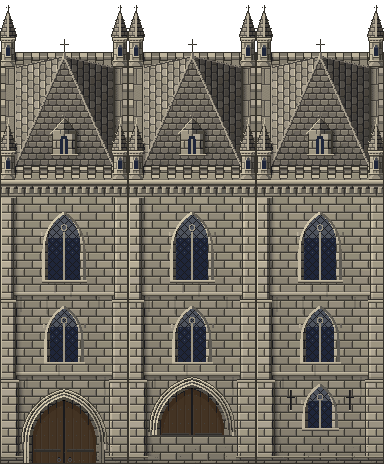
#> input picture frontend/src/assets/tilesets/castle_ruins_exterior/castle_tower.png, 384 x 464 px, found by its file name
$ python castleObjects.py ../../frontend/src/assets/tilesets/castle_ruins_exterior/castle_tower.png
#> lines starting #> are read from the running program, lines starting #| are printed output that depends on the picture
# The castle's tall sprites as map-object sheets (the renderer draws an object w x h tiles, its bottom on its cell's bottom edge, frames side by
# side): the art scripts' sprites padded to whole tiles, and the tower's frames for the ways a tower meets its walls.
#   castle_tower_obj.png      5 frames, each 4 x 15 tiles (128 x 480): the tower art (castleTower.py, 464 px tall) at the bottom of the frame; the
#                             object stands on its footprint's last row and is drawn spriteDy = 28 px lower, so its foot hangs into the row below
#                             its footprint as the walls' faces do
#                             0 a door on the ground   1 no door   2 no door, columns 1-3 stopping at the footprint (a wall runs south from them)
#                             3 no door, columns 0-2 stopping   4 no door, all four stopping
#   castle_keep_obj.png       20 x 22 tiles (640 x 704): the keep (castleKeep.py, 700 px) at the bottom
#   castle_gatehouse_obj.png  2 frames, each 6 x 11 tiles (192 x 352): the gatehouse (castleGatehouse.py, 330 px) at the bottom, its see-through
#                             opening kept; 0 open, 1 closed (castle_gatehouse_closed.png, the portcullis down)
#   castle_gatehouse_inner_obj.png  2 frames, each 4 x 8 tiles (128 x 256): the inner ward's gatehouse (castleGatehouse.py inner, 250 px) at
#                             the bottom; 0 open, 1 closed (inner,closed)
#   python3 castleObjects.py <castle_ruins_exterior dir>
import sys, os
import numpy as np
from PIL import Image

D = sys.argv[1]
def load(n): return np.asarray(Image.open(os.path.join(D, n)).convert('RGBA'))
#> called with n = 'castle_tower.png'
#> returned value is the input picture: shape (464, 384, 4); mean R, G, B, A 101.5, 96.5, 86.2, 230.8
def save(n, a): Image.fromarray(a, 'RGBA').save(os.path.join(D, n), optimize=True)
def pad_top(a, h):
    out = np.zeros((h, a.shape[1], 4), np.uint8)
    out[h - a.shape[0]:] = a
    return out

tower = load('castle_tower.png')                 # 3 frames of 128 x 464: door on the ground, door on the walk, no door
TW, TH, CUT = 128, tower.shape[0], 28
#> TW = 128; TH = 464; CUT = 28
door, none = tower[:, 0:TW], tower[:, 2 * TW:3 * TW]
def cut(frame, cols):
    f = frame.copy()
    for k in cols: f[TH - CUT:, k * 32:(k + 1) * 32] = 0
#> f: shape (464, 128, 4); mean R, G, B, A 97.6, 93.2, 83.8, 219.2
    return f
frames = [door, none, cut(none, [1, 2, 3]), cut(none, [0, 1, 2]), cut(none, [0, 1, 2, 3])]
#> the loop in cut (call 2), `for k in cols: f[TH - CUT:, k * 32:(k + 1) * 32] = 0` made 3 passes
#> after the loop in cut (call 2), `for k in cols: f[TH - CUT:, k * 32:(k + 1) * 32] = 0`:
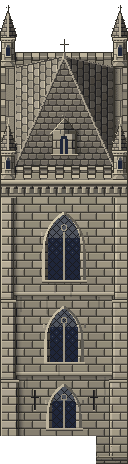
#> f: shape (464, 128, 4); mean R, G, B, A 97.7, 93.3, 83.8, 219.2; transparent parts drawn white
#> the loop in cut (call 3), `for k in cols: f[TH - CUT:, k * 32:(k + 1) * 32] = 0` made 4 passes
#> after the loop in cut (call 3), `for k in cols: f[TH - CUT:, k * 32:(k + 1) * 32] = 0`:
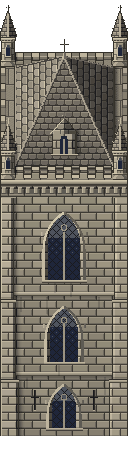
#> f: shape (464, 128, 4); mean R, G, B, A 96, 91.6, 82.4, 215.4; transparent parts drawn white
H = 480                                          # (15 tiles: the art padded 16 px at the top)
sheet = np.concatenate([pad_top(f, H) if f.shape[0] <= H else f[-H:] for f in frames], axis=1)
#> in pad_top (call 2), `out = np.zeros((h, a.shape[1], 4), np.uint8)`: out: shape (480, 128, 4); every value is 0
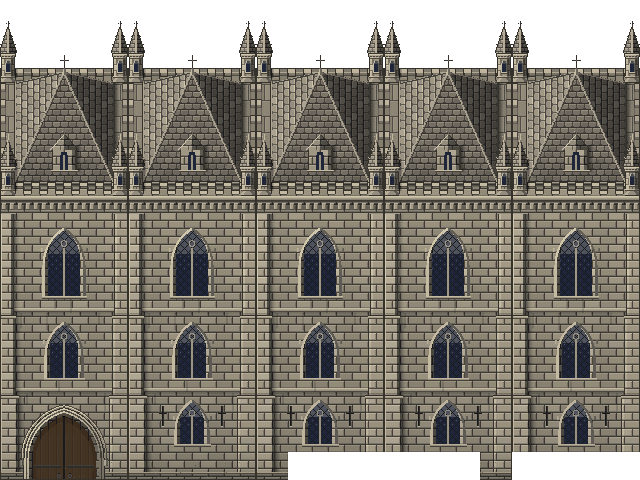
#> sheet: shape (480, 640, 4); mean of channels 0, 1, 2, 3 95.6, 91.1, 81.8, 215.6; transparent parts drawn white
save('castle_tower_obj.png', sheet)
save('castle_keep_obj.png', pad_top(load('castle_keep.png'), 704))
#> call 2 of load, with n = 'castle_keep.png'
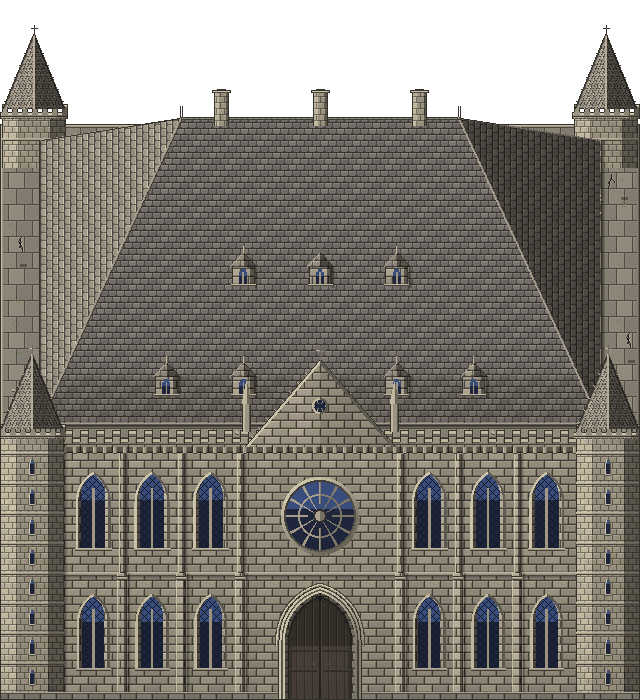
#> input picture frontend/src/assets/tilesets/castle_ruins_exterior/castle_keep.png, 640 x 700 px, found by its file name
#> in load, returned value is the input picture: shape (700, 640, 4); mean R, G, B, A 91.9, 87.7, 80.7, 215.7
#> in pad_top (call 6), `out = np.zeros((h, a.shape[1], 4), np.uint8)`: out: shape (704, 640, 4); every value is 0
save('castle_gatehouse_inner_obj.png', np.concatenate([pad_top(load('castle_gatehouse_inner.png'), 256), pad_top(load('castle_gatehouse_inner_closed.png'), 256)], axis=1))
#> call 3 of load, with n = 'castle_gatehouse_inner.png'
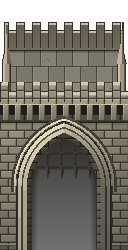
#> input picture frontend/src/assets/tilesets/castle_ruins_exterior/castle_gatehouse_inner.png, 128 x 250 px, found by its file name
#> in load, returned value is the input picture: shape (250, 128, 4); mean R, G, B, A 81.8, 77.5, 67.7, 212.1
#> in pad_top (call 7), `out = np.zeros((h, a.shape[1], 4), np.uint8)`: out: shape (256, 128, 4); every value is 0
#> call 4 of load, with n = 'castle_gatehouse_inner_closed.png'
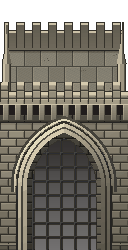
#> input picture frontend/src/assets/tilesets/castle_ruins_exterior/castle_gatehouse_inner_closed.png, 128 x 250 px, found by its file name
#> in load, returned value is the input picture: shape (250, 128, 4); mean R, G, B, A 83.7, 79.5, 69.7, 216.6
#> call 3 of save, with n = 'castle_gatehouse_inner_obj.png'
#> in save (call 3), `def save(n, a): Image.fromarray(a, 'RGBA').save(os.path.join(D, n), op..`:
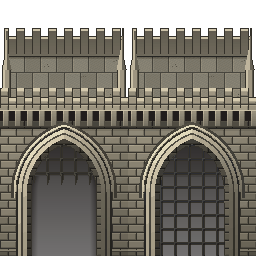
#> saved as castle_gatehouse_inner_obj.png: PIL image 256x256 RGBA; mean R, G, B, A 80.8, 76.7, 67.1, 209.3; transparent parts drawn white
#> (the run stopped early here; a loop or call above may not have finished)
